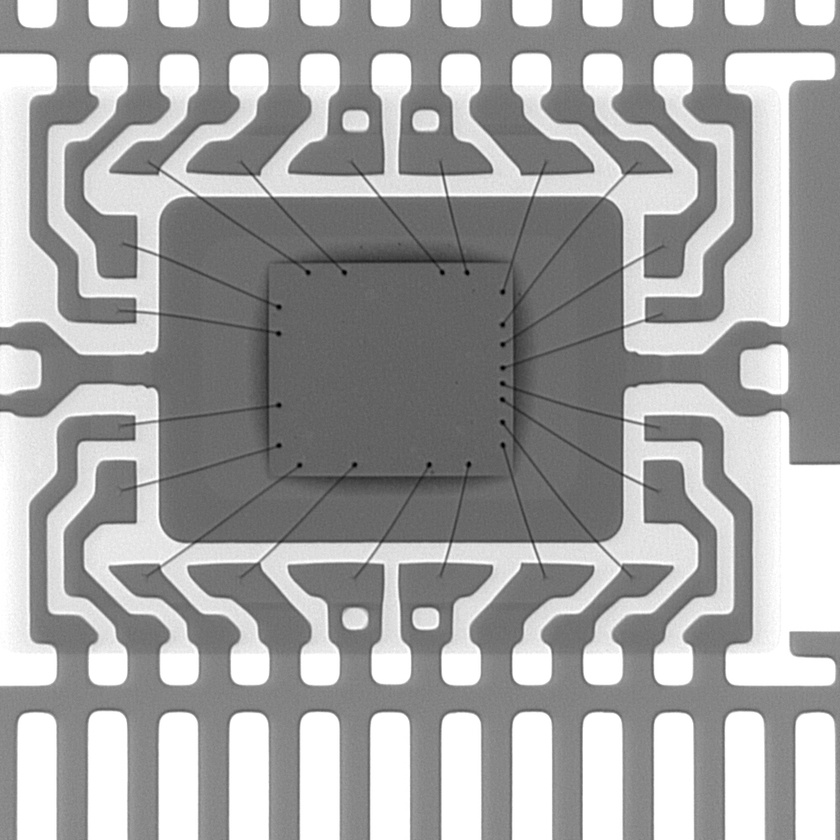
#> input picture Code Notebook/WS04.jpg, 840 x 840 px, shrunk from 1000 x 1000 before the run
$ jupyter execute Wires.ipynb
#> lines starting #> are read from the running program, lines starting #| are printed output that depends on the picture; after the words box and inside, x2 and y2 are one past the last pixel; in counts of white or black regions, pixels touching at a corner belong together
[cell 1]
import cv2
import numpy as np
from matplotlib import pyplot as plt
img = cv2.imread('WS04.jpg')
#> img is the input picture: shape (840, 840, 3); min 0, max 255, mean 163.1
img0 = img*4
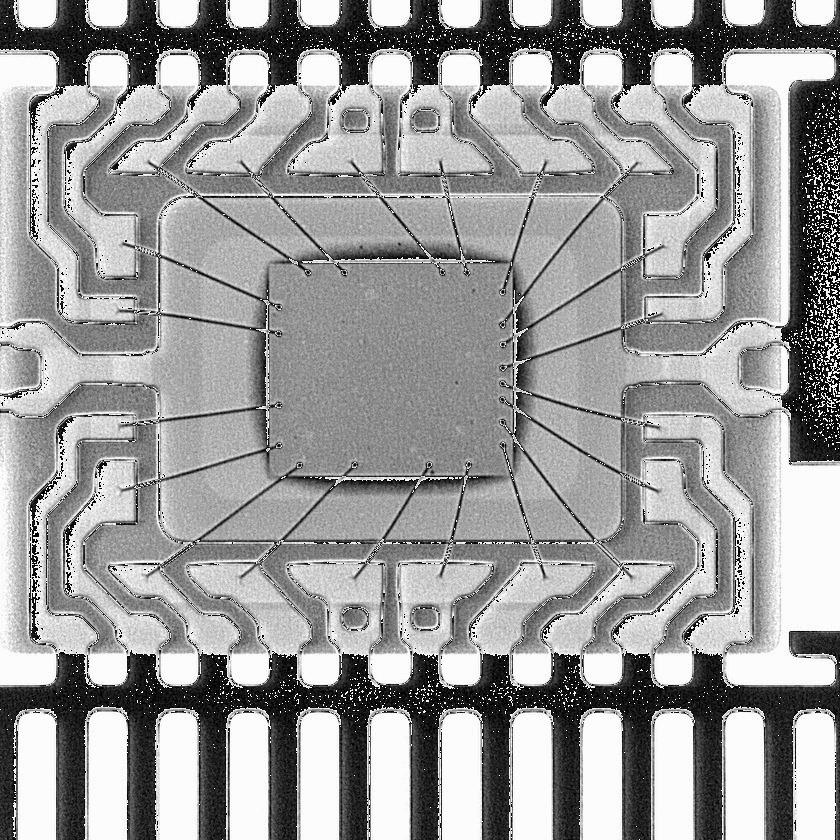
#> img0: shape (840, 840, 3); min 0, max 252, mean 153.5
gray = cv2.cvtColor(img0,cv2.COLOR_BGR2GRAY)

kernel_size = 5
blur_gray = cv2.GaussianBlur(gray,(kernel_size, kernel_size),0)
kernel = np.array([[-1,-1,-1], [-1,9,-1], [-1,-1,-1]])
gray = cv2.filter2D(blur_gray, -1, kernel)
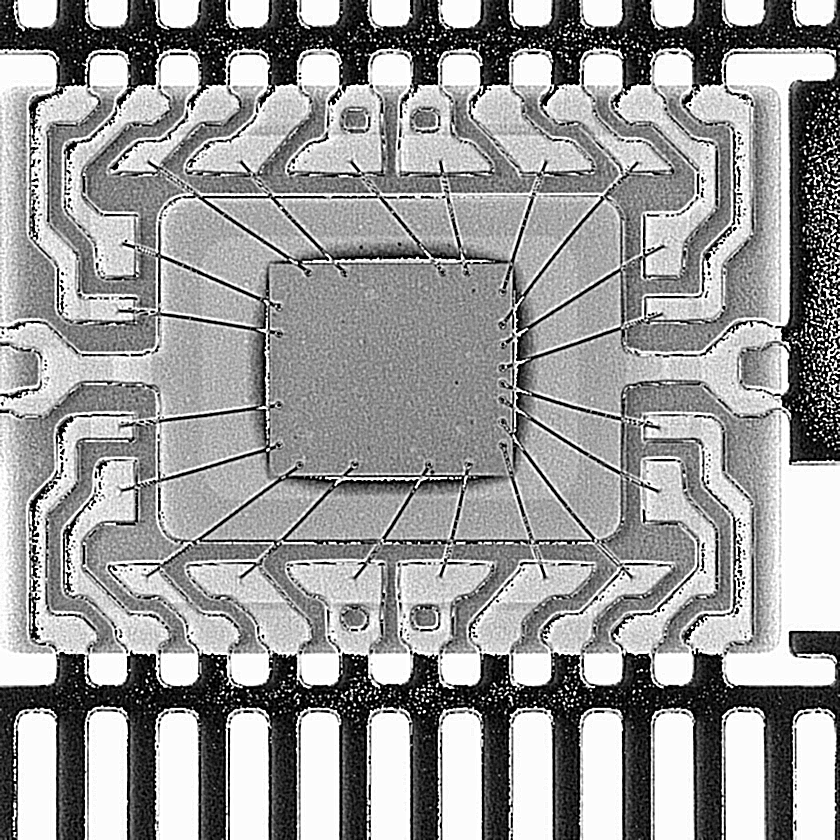
#> gray: shape (840, 840); min 0, max 255, mean 153.3
edges = cv2.Canny(blur_gray,50,150,apertureSize = 3)
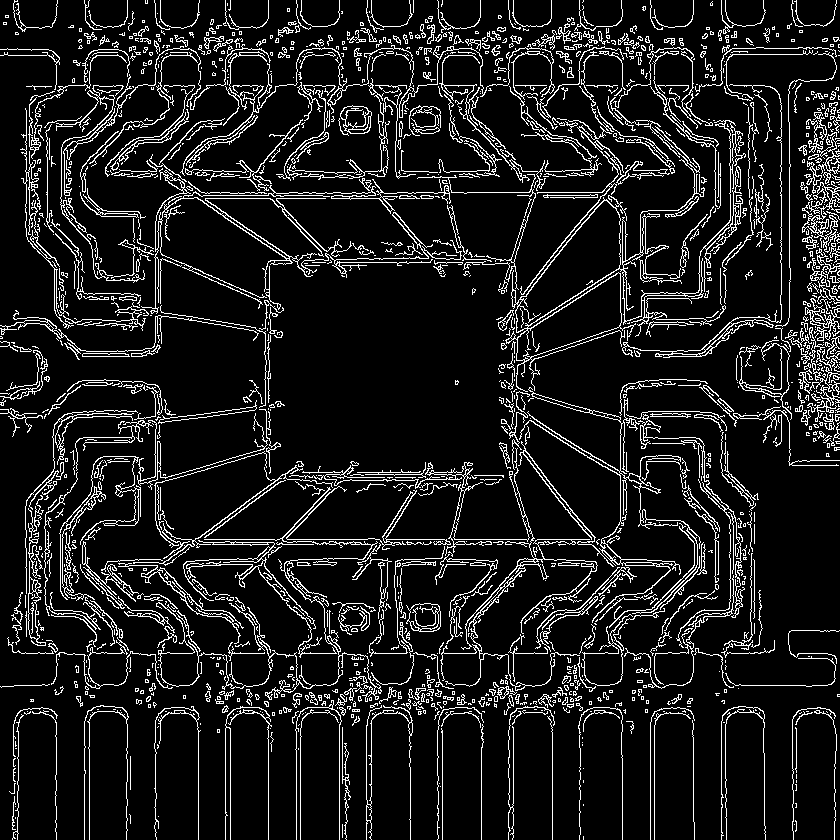
#> edges: shape (840, 840); 10.9% white in thin lines or dots
rho = 0.5
theta = np.pi / 180
threshold = 15
min_line_length = 50
max_line_gap = 20
output = np.copy(img)
count = 0
lines = cv2.HoughLinesP(edges, rho, theta, threshold, np.array([]),
                    min_line_length, max_line_gap)
#> lines = 1092 rows, first 6: [55, 85, 561, 85], [155, 351, 155, 221], [98, 49, 687, 49], [183, 192, 613, 192], [165, 539, 618, 539], [622, 276, 622, 165]

for line in lines:
    for x1,y1,x2,y2 in line:
        if abs(x1-x2)>5 and abs(y1-y2)>5:
            if ((x1>gray.shape[0]*.25 and x1 < gray.shape[0]*.75) or (x2>gray.shape[0]*.25 and x2 < gray.shape[0]*.75)):
                if ((y1 >gray.shape[0]*.25 and y1 < gray.shape[1]*.75))or(y2 >gray.shape[0]*.25 and y2 < gray.shape[1]*.75):
                    cv2.line(output,(x1,y1),(x2,y2),(0,255,2),3)
                    count += 1
#> this loop made 1092 passes
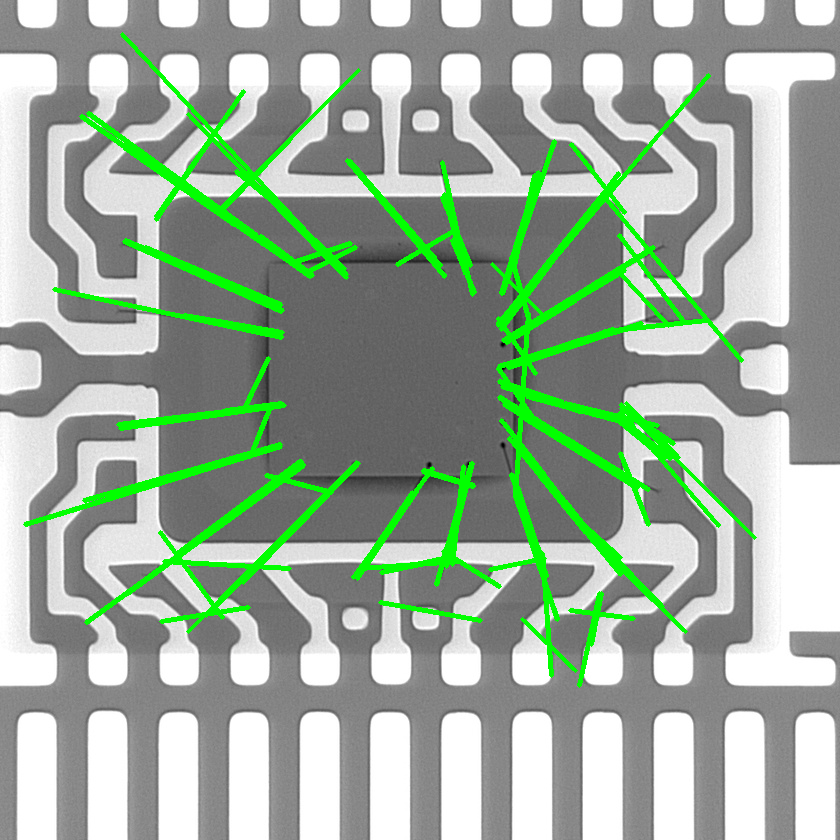
#> output: shape (840, 840, 3); 6.6% of pixels changed, all inside (x1, y1, x2, y2) = (23, 32, 757, 688)
#> after the loop, count = 130
fig, ax = plt.subplots(figsize=(20, 10))
ax.imshow(output)
print(count//4)
#| 32
